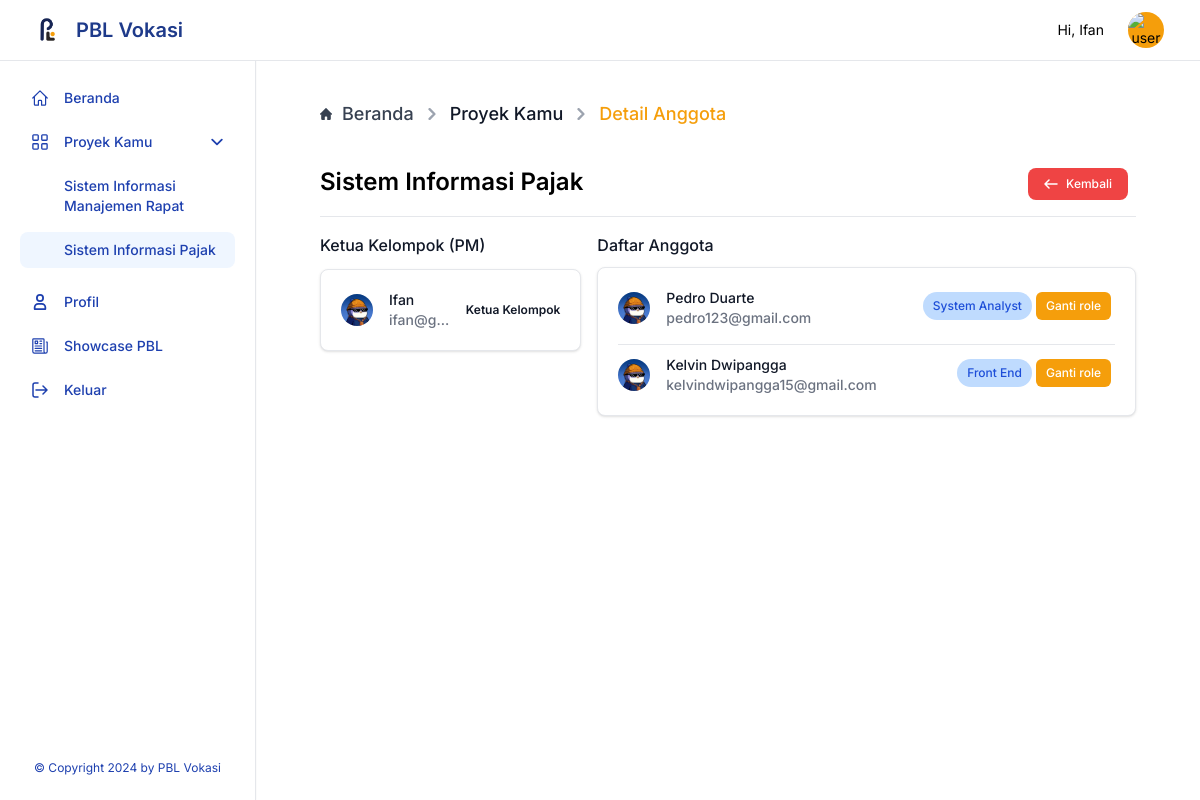
The app's page /user/details-anggota.php?bid=12&id=48 (signed in) with its own data.
### tables this page shows
CREATE TABLE `bunch` (
  `bunch_id` int(20) NOT NULL,
  `bunch_name` varchar(250) NOT NULL,
  `leader_id` varchar(250) NOT NULL,
  `project_id` int(20) NOT NULL,
  `grade` int(20) NOT NULL,
  `status_show` varchar(12) NOT NULL
);

CREATE TABLE `proyek` (
  `id_proyek` int(20) NOT NULL,
  `nama_proyek` varchar(500) NOT NULL,
  `deskripsi_proyek` varchar(2500) NOT NULL,
  `id_user` varchar(250) NOT NULL,
  `req` varchar(2500) NOT NULL,
  `minggu` int(10) NOT NULL,
  `status_show` varchar(10) NOT NULL,
  `pict` varchar(250) NOT NULL
);

CREATE TABLE `user` (
  `email` varchar(250) NOT NULL,
  `id` varchar(20) NOT NULL,
  `nama_user` varchar(250) NOT NULL,
  `level` varchar(250) NOT NULL,
  `gambar` varchar(500) NOT NULL,
  `password` varchar(700) NOT NULL
);

CREATE TABLE `bunch_member` (
  `id` int(20) NOT NULL,
  `bunch_id` int(20) NOT NULL,
  `member_id` varchar(250) NOT NULL,
  `role` varchar(250) NOT NULL
);

### query/query.php (called while the page is built, shortened)
<?php
require 'connectdb.php';
function execThis($query)
{
  global $conn;
  $result = mysqli_query($conn, $query);
  $rows = [];
  while ($row = mysqli_fetch_assoc($result)) {
    $rows[] = $row;
  }
  return $rows;
}

### user/details-anggota.php (the view, shortened to what this page needs)
<?php
require '../query/query.php';
try {
  $get_all_members = execThis("SELECT member_id, bunch_member.id AS id_member, role, nama_user FROM bunch_member INNER JOIN user ON bunch_member.member_id = user.email WHERE bunch_id =" . $_GET['bid'] . "");
} catch (\Throwable $th) {
  echo $th;
  header("Location: ../content/not-found.php");
  exit;
}
$get_all_members = execThis("SELECT member_id, bunch_member.id AS id_member, role, nama_user FROM bunch_member INNER JOIN user ON bunch_member.member_id = user.email WHERE bunch_id =" . $_GET['bid'] . "");
$get_leader_name = execThis("SELECT leader_id, nama_user, nama_proyek FROM bunch INNER JOIN user ON bunch.leader_id = user.email INNER JOIN proyek ON bunch.project_id = proyek.id_proyek WHERE bunch_id = " . $_GET['bid'] . "");
$get_leader = execThis("SELECT * FROM bunch WHERE leader_id ='" . $_SESSION['email'] . "' AND project_id = " . $_GET['id'] . "");
?>
<!DOCTYPE html>
<html lang="en">
<head>
  <?php include("./includes/head.php") ?>
</head>
<body class="">
  <?php include("./includes/navbar.php") ?>
  <?php include("./includes/aside.php") ?>
  <div class="p-4 sm:ml-64">
    <div class="rounded-lg mt-14 flex flex-col item-start">
      <div class="mx-auto w-full px-4 lg:px-12">
        <nav class="flex my-7" aria-label="Breadcrumb">
          <ol class="inline-flex items-center space-x-1 md:space-x-2 rtl:space-x-reverse">
            <li class="inline-flex items-center">
              <a href="./dashboard.php" class="inline-flex items-center lg:text-lg text-sm font-medium text-gray-700 hover:text-amber-500">
                Beranda
              </a>
            </li>
            <li class="inline-flex items-center">
              <div class="flex items-center">
                <svg class="ms-1 rtl:rotate-180 w-3 h-3 text-gray-400 mx-1" aria-hidden="true" xmlns="http://www.w3.org/2000/svg" fill="none" viewBox="0 0 6 10">
                  <path stroke="currentColor" stroke-linecap="round" stroke-linejoin="round" stroke-width="2" d="m1 9 4-4-4-4" />
                </svg>
                <a href="./projects.php?bid=<?= $_GET['bid'] ?>&id=<?= $_GET['id'] ?>" class="inline-flex items-center lg:text-lg text-xs md:text-md font-medium text-gray-700 hover:text-amber-800">
                  <span class="ms-1 lg:text-lg text-sm md:text-md font-medium text-gray-900 hover:text-amber-500 md:ms-2">Proyek Kamu</span>
                </a>
              </div>
            </li>
            <li aria-current="page">
              <div class="flex items-center">
                <svg class="rtl:rotate-180 w-3 h-3 text-gray-400 mx-1" aria-hidden="true" xmlns="http://www.w3.org/2000/svg" fill="none" viewBox="0 0 6 10">
                  <path stroke="currentColor" stroke-linecap="round" stroke-linejoin="round" stroke-width="2" d="m1 9 4-4-4-4" />
                </svg>
                <span class="ms-1 lg:text-lg text-sm font-medium text-amber-500 md:ms-2">Detail Anggota</span>
              </div>
            </li>
          </ol>
        </nav>
        <div class="flex w-full justify-between items-center">
          <h2 class="text-2xl mb-1 font-semibold"><?= $get_leader_name[0]['nama_proyek'] ?></h2>
          <div class="flex items-center flex-wrap">
            <a href="./projects.php?bid=<?= $_GET['bid'] ?>&id=<?= $_GET['id'] ?>" type="button" class="text-white bg-red-500 hover:bg-red-400 focus:ring-4 focus:outline-none focus:ring-red-300 font-medium rounded-lg text-xs px-4 py-2 text-center inline-flex items-center me-2 my-3">
              <svg class="w-3.5 h-3.5 me-2" aria-hidden="true" xmlns="http://www.w3.org/2000/svg" fill="none" viewBox="0 0 14 10">
                <path stroke="currentColor" stroke-linecap="round" stroke-linejoin="round" stroke-width="1.5" d="M13 5H1m0 0 4 4M1 5l4-4" />
              </svg>
              Kembali
            </a>
          </div>
        </div>
        <div class="mt-1 border-t border-gray-200">
          <dl class="divide-y divide-gray-100">
            <div class="px-1 sm:grid grid-cols-1 md:grid-cols-2 lg:grid-cols-3 sm:gap-4 sm:px-0">
              <dt class="text-md mt-4 font-medium leading-6 text-gray-900 flex flex-col col-span-2 lg:col-span-1">
                <p class="text-md text-gray-900">Ketua Kelompok (PM)</p>
                <div class="bg-white border shadow border-gray-200 mt-3 p-5 rounded-lg col-span-2">
                  <ul class="max-w-full">
                    <?php foreach ($get_leader_name as $all) : ?>
                      <li class="pb-3 sm:pb-4 mt-2.5 last:border-0 last:pb-0 first:mt-0 border-b border-gray-200">
                        <div class="flex items-center space-x-4 rtl:space-x-reverse">
                          <div class="flex-shrink-0">
                            <img class="w-8 h-8 rounded-full" src="../assets/img/ian.jpeg" alt="">
                          </div>
                          <div class="flex-1 min-w-0">
                            <p class="text-sm font-medium text-gray-900 truncate ">
                              <?= $all['nama_user'] ?>
                            </p>
                            <p class="text-sm text-gray-500 truncate">
                              <?= $all['leader_id'] ?>
                            </p>
                          </div>
                          <div class="inline-flex items-center text-xs font-semibold text-gray-900 ">
                            Ketua Kelompok
                          </div>
                        </div>
                      </li>
                    <?php endforeach; ?>
                  </ul>
                </div>
              </dt>
              <dd class="mt-1 font-medium leading-6 text-gray-900 sm:col-span-2 sm:mt-4">
                <p class="text-md text-gray-900">Daftar Anggota</p>
                <div class="bg-white border shadow border-gray-200 mt-2.5 p-5 rounded-lg">
                  <ul class="max-w-full">
                    <?php foreach ($get_all_members as $gam) : ?>
                      <li class="pb-3 sm:pb-4 mt-2.5 last:border-0 last:pb-0 first:mt-0 border-b border-gray-200">
                        <div class="flex items-center space-x-4 rtl:space-x-reverse">
                          <div class="flex-shrink-0">
                            <img class="w-8 h-8 rounded-full" src="../assets/img/ian.jpeg" alt="">
                          </div>
                          <div class="flex-1 min-w-0">
                            <p class="text-sm font-medium text-gray-900 truncate ">
                              <?= $gam['nama_user'] ?>
                            </p>
                            <p class="text-sm text-gray-500 truncate">
                              <?= $gam['member_id'] ?>
                            </p>
                          </div>
                          <div class="inline-flex items-center">
                            <p class="focus:outline-none text-blue-700 bg-blue-200  font-medium rounded-full text-xs px-2.5 py-1.5 me-1 mb-1 "><?= $gam['role'] ?></p>
                            <?php if (!empty($get_leader)) : ?>
                              <button type="button" data-modal-target="popup-modal-<?= $gam['id_member'] ?>" data-modal-toggle="popup-modal-<?= $gam['id_member'] ?>" class="focus:outline-none text-white bg-amber-500 hover:bg-amber-600 focus:ring-4 focus:ring-amber-300 font-medium rounded-md text-xs px-2.5 py-1.5 me-1 mb-1 ">Ganti role</button>
                            <?php endif; ?>
                          </div>
                        </div>
                      </li>
                    <?php endforeach; ?>
                  </ul>
                </div>
              </dd>
            </div>
          </dl>
        </div>
      </div>
    </div>
  </div>
</body>
</html>

### user/includes/aside.php (shortened to what this page needs)
<?php
require_once "/xampp/htdocs/pbl/query/query.php";
$user_projects_pm = execThis("SELECT bunch.bunch_id, project_id, bunch_name, nama_proyek FROM bunch INNER JOIN proyek ON bunch.project_id = proyek.id_proyek WHERE leader_id = '" . $_SESSION['email'] . "'");
$pagename = substr($_SERVER['SCRIPT_NAME'], strrpos($_SERVER['SCRIPT_NAME'], "/") + 1);
?>
<aside id="logo-sidebar" class="fixed top-0 left-0 z-40 w-64 h-screen pt-20 px-4 transition-transform -translate-x-full bg-white border-r shadow-sm border-gray-200 sm:translate-x-0" aria-label="Sidebar">
   <div class="h-full px-1 pb-6 overflow-y-auto bg-white flex flex-col justify-between align-center">
      <ul class="space-y-2 font-medium">
         <li>
            <a href="/PBL/user/dashboard.php" class="flex
            <?= $pagename == 'dashboard.php' ? 'bg-blue-50' : '' ?>
            items-center hover:bg-blue-50 py-2 px-3 font-medium text-blue-800 text-sm rounded-lg group">
               <span class="ml-4">Beranda</span>
            </a>
         </li>
         <li>
            <button type="button" class="flex items-center w-full hover:bg-blue-50 py-2 px-3 font-medium text-blue-800 text-sm transition duration-75 rounded-lg group " aria-controls="dropdown-example" data-collapse-toggle="dropdown-example">
               <span class="flex-1 ml-4 text-left whitespace-nowrap">Proyek Kamu</span>
               <svg class="w-3 h-3" aria-hidden="true" xmlns="http://www.w3.org/2000/svg" fill="none" viewBox="0 0 10 6">
                  <path stroke="currentColor" stroke-linecap="round" stroke-linejoin="round" stroke-width="1.5" d="m1 1 4 4 4-4" />
               </svg>
            </button>
            <ul id="dropdown-example" class="<?= ($pagename == 'projects.php' || $pagename == 'details-anggota.php' || $pagename == 'details-progress.php' || $pagename == 'submit-projects.php' || $pagename == 'request.php' || $pagename == 'todo_add.php'  || $pagename == 'doing_add.php' || $pagename == 'done_add.php' || $pagename == 'edit-progress.php') ? '' : 'hidden' ?> py-2 space-y-2 duration-300">
               <?php foreach ($user_projects_pm as $upm) : ?>
                  <li>
                     <a href="/PBL/user/projects.php?bid=<?= $upm['bunch_id'] ?>&id=<?= $upm['project_id'] ?>" class="flex
                     <?php if ($pagename == 'projects.php' || $pagename == 'details-anggota.php' || $pagename == 'details-progress.php' || $pagename == 'submit-projects.php' || $pagename == 'request.php' || $pagename == 'todo_add.php'  || $pagename == 'doing_add.php' || $pagename == 'done_add.php' || $pagename == 'edit-progress.php') : ?>
                     <?=
                        $_GET['id'] == $upm['project_id'] ? 'bg-blue-50' : ''
                     ?>
                     <?php endif; ?>
                     items-center w-full hover:bg-blue-50 py-2 px-3 font-medium text-blue-800 text-sm transition duration-75 rounded-lg pl-11 group "><?= $upm['nama_proyek'] ?></a>
                  </li>
               <?php endforeach; ?>
            </ul>
         </li>
         <li>
            <a href="/PBL/user/profile.php" class="flex
            <?= $pagename == 'profile.php' ? 'bg-blue-50' : '' ?>
            items-center hover:bg-blue-50 py-2 px-3 font-medium text-blue-800 text-sm rounded-lg  group">
               <span class="flex-1 ml-4 whitespace-nowrap">Profil</span>
            </a>
         </li>
         <li>
            <a href="/PBL/user/showcase.php" class="flex items-center hover:bg-blue-50 py-2 px-3 font-medium text-blue-800 text-sm rounded-lg  group">
               <span class="flex-1 ml-4 whitespace-nowrap">Showcase PBL</span>
            </a>
         </li>
         <li>
            <a href="/PBL/user/logout.php" class="flex items-center hover:bg-blue-50 py-2 px-3 font-medium text-blue-800 text-sm rounded-lg  group">
               <span class="flex-1 ml-4 whitespace-nowrap">Keluar</span>
            </a>
         </li>
      </ul>
      <div>
         <p class="text-xs text-blue-800 text-center">&#169; Copyright 2024 by PBL Vokasi</p>
      </div>
   </div>
</aside>

### user/includes/head.php (style rules this page uses)
body { font-family: 'Inter', sans-serif; }
html { scroll-behavior: smooth; }

### records on screen
bunch: project.nama_proyek "Sistem Informasi Manajemen Rapat"
bunch: project.nama_proyek "Sistem Informasi Pajak", leader.nama_user "Ifan", leader "ifan@g…"
bunch_member: member.nama_user "Pedro Duarte", member "pedro123@gmail.com", role "System Analyst"
bunch_member: member.nama_user "Kelvin Dwipangga", member "kelvindwipangga15@gmail.com", role "Front End"

### other values on screen
$_SESSION['nama_user'] "Ifan"
